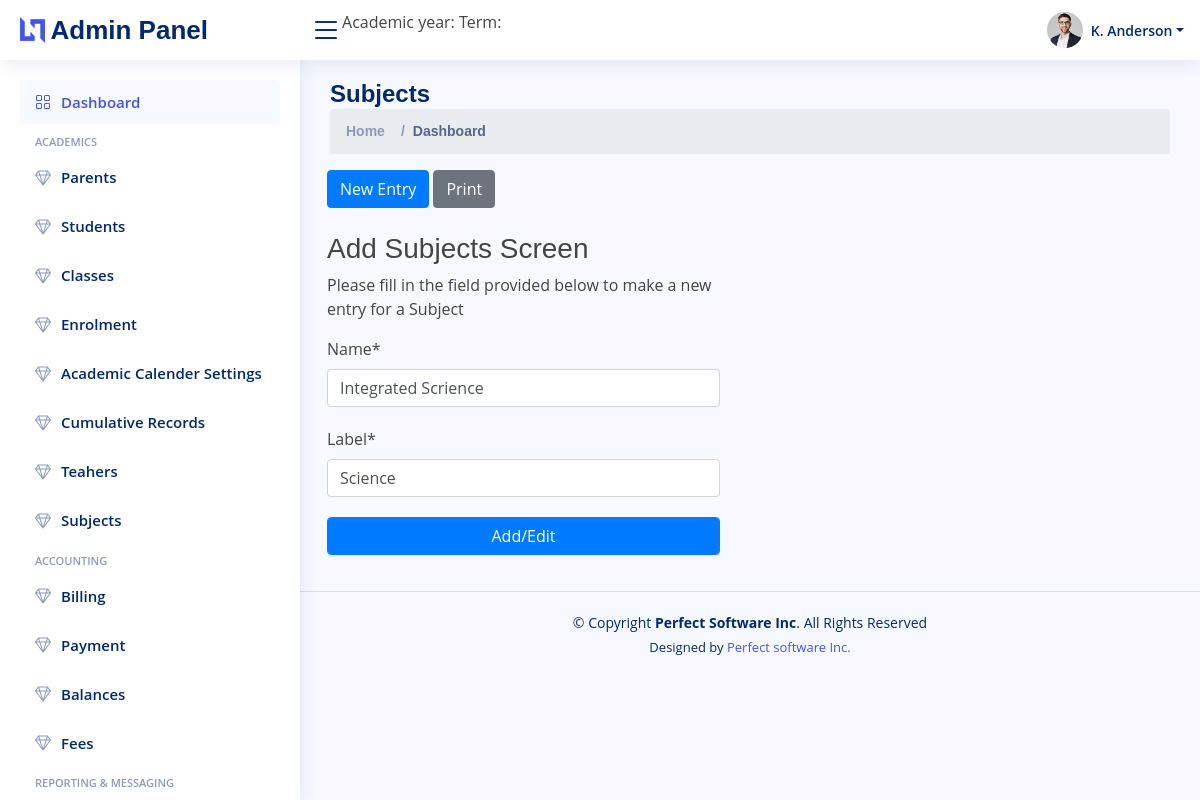
/dashboard/subject/edit/1, run on an earlier commit of the app's database.
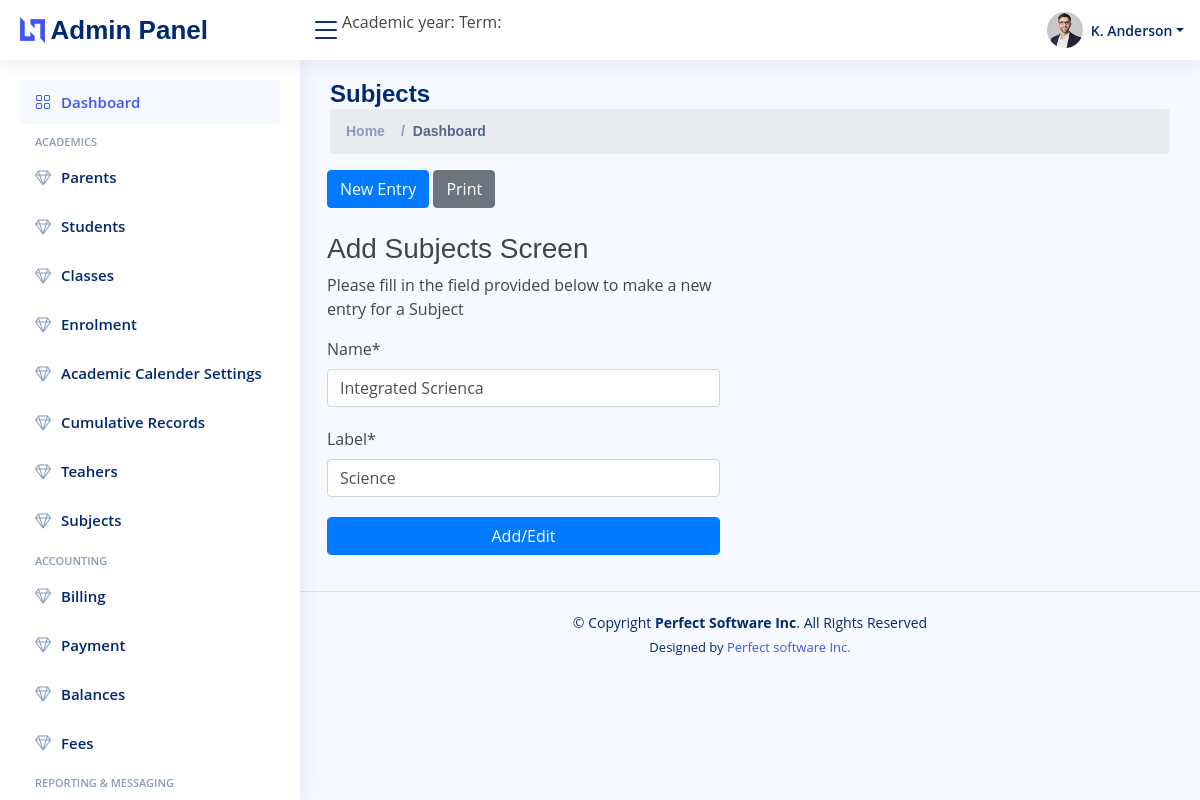
And on a later commit of the database.
### subjects/models.py (models this page shows)
class Subjects(models.Model):
    subjectNo = models.CharField(max_length=20, unique= True)
    name = models.CharField(max_length = 30, null=True)
    label = models.CharField(max_length = 30, null=True)
    createdAt = models.DateField(max_length = 30, default=datetime.date.today)
    updatedAt = models.DateField(max_length = 30, default=datetime.date.today)

### subjects/views.py (the view)
# urls.py: path("dashboard/subject/edit/<int:id>", views.edit, name = 'editsubject')
def edit(request,id):
    parent = Subjects.objects.filter(id = id).first()
    addParentForm = AddSubjectForm(data={
        "id":parent.id,
        "name":parent.name,
        "label":parent.label,
        })
    return render(request,"addsubject.html",{'form':addParentForm})

### subjects/forms/addfeesform.py
class AddSubjectForm(forms.ModelForm):
    id = forms.CharField(widget = forms.TextInput(attrs={'type':"hidden",'value':""}),required=False)
    class Meta:
        model = Subjects
        fields = ['name','label']

### subjects/templates/addsubject.html (shortened to what this page needs)
{% extends 'dashboard.html' %}
{% load crispy_forms_tags %}
{%block pagetitle%}
<h1>Subjects</h1>
{%endblock%}
{%block body%}
<div class="row">
    <div class="col-md-12">
        {%include 'subjectheader.html'%}
    </div>
    <div class="col-md-6">
        <h3>Add Subjects Screen </h3>
        <p>Please fill in the field provided below to make a new entry for a Subject</p>
        <form action="{% url 'newentrysubject' %}" class="login-form" method="post">
            {{ form|crispy }}
            <div class="form-group">
                <button type="submit" class="btn form-control btn-primary rounded submit px-3">Add/Edit
                    </button>
            </div>
        </form>
    </div>
</div>
{%endblock%}

What changed in the data, as far as the page shows it:
changed Subjects "Science": name "Integrated Scrience" → "Integrated Scrienca"
